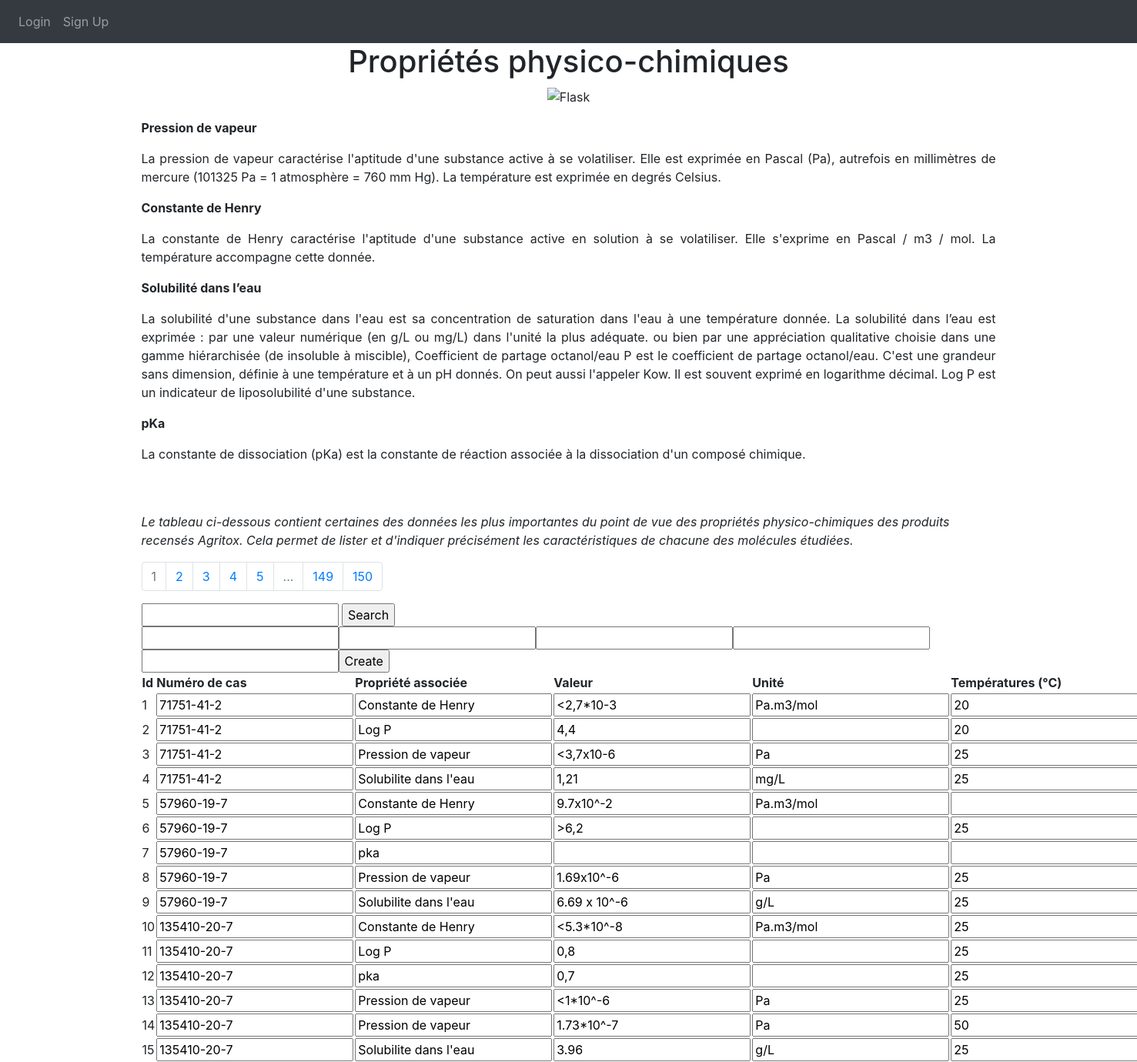
/proprietespc, run on the app's committed database.
### website/models.py (models this page shows)
class Proprietespc(db.Model):
    __tablename__ = 'proprietespc'
    id = db.Column(db.Integer, primary_key=True)
    numcas = db.Column(db.String(150))
    nomsa = db.Column(db.String(150))
    propriete = db.Column(db.String(150))
    valeur = db.Column(db.String(150))
    unite = db.Column(db.String(150))
    temperatures = db.Column(db.String(150))
    PH = db.Column(db.String(150))
    observation = db.Column(db.String(150))

### website/views.py (the view, shortened to what this page needs)
@views.route('/proprietespc', methods=['GET', 'POST'])
def proprietespc():
    DONNEES_PAR_PAGES = 15
    page = request.args.get("page", 1)
    if isinstance(page, str) and page.isdigit():
        page = int(page)
    else:
        page = 1
    proprietespcs = Proprietespc.query.paginate(
        page=page,
        per_page=DONNEES_PAR_PAGES
    )
    return render_template('proprietespc.html', user=current_user, proprietespcs=proprietespcs)

### website/templates/proprietespc.html (shortened to what this page needs)
{% extends "base.html" %} {% block title %}Propriétés PC{% endblock %} {% block content
    %}
    <link rel="stylesheet" href="https://maxcdn.bootstrapcdn.com/bootstrap/4.5.2/css/bootstrap.min.css">
    <h1 align="center">Propriétés physico-chimiques</h1>
    <p align="center">
      <img src="https://upload.wikimedia.org/wikipedia/commons/thumb/3/3c/Flask_logo.svg/langfr-1920px-Flask_logo.svg.png" alt="Flask" width="200" height="100">
  </p>
    <p align="justify"><b>
      Pression de vapeur</b></p>
      <p align="justify">
La pression de vapeur caractérise l'aptitude d'une substance active à se volatiliser. Elle est exprimée en Pascal (Pa), autrefois en millimètres de mercure (101325 Pa = 1 atmosphère = 760 mm Hg). La température est exprimée en degrés Celsius.</p>
<p><b>
Constante de Henry</b></p>
<p align="justify">
La constante de Henry caractérise l'aptitude d'une substance active en solution à se volatiliser. Elle s'exprime en Pascal / m3 / mol. La température accompagne cette donnée.
</p>
<p><b>
Solubilité dans l’eau</b></p>
<p align="justify">
La solubilité d'une substance dans l'eau est sa concentration de saturation dans l'eau à une température donnée. La solubilité dans l’eau est exprimée :
par une valeur numérique (en g/L ou mg/L) dans l'unité la plus adéquate.
ou bien par une appréciation qualitative choisie dans une gamme hiérarchisée (de insoluble à miscible),
Coefficient de partage octanol/eau
P est le coefficient de partage octanol/eau. C'est une grandeur sans dimension, définie à une température et à un pH donnés. On peut aussi l'appeler Kow. Il est souvent exprimé en logarithme décimal.
Log P est un indicateur de liposolubilité d'une substance.
</p>
<p><b>
pKa</b></p>
<p align="justify">
La constante de dissociation (pKa) est la constante de réaction associée à la dissociation d'un composé chimique.
    </p>
    <br/>
    <br/>
    <p align="justify center"><i>Le tableau ci-dessous contient certaines des données les plus importantes du point de vue des propriétés physico-chimiques des produits recensés Agritox. Cela permet de lister et d'indiquer précisément les caractéristiques de chacune des molécules étudiées.</i></p>
    <nav aria-label="research-pagination">
      <ul class="pagination">
          {% for page in proprietespcs.iter_pages() %}
          {% if page %}
          {% if page != proprietespcs.page %}
          <li class="page-item">
              <a class="page-link" href="{{url_for('views.proprietespc',  page=page) }}">{{page}}</a>
          </li>
          {% else %}
          <li class="page-item active disabled">
              <a class="page-link">{{page}} <span class="sr-only">(actuelle)</span></a>
          </li>
          {% endif %}
          {% else %}
          <li class="page-item disabled">
              <a class="page-link">...</a>
          </li>
          {% endif %}
          {% endfor %}
      </ul>
    </nav>
    <form method="post">
      <input type="text" name="searchTerm">
      <input type="submit" value="Search" name="searchForm">
    </form>
    <table id="proprietespc" style="width: 100%;">
        <thead>
          <tr>
            <th>Id</th>
            <th>Numéro de cas</th>
            <th>Propriété associée</th>
            <th>Valeur</th>
            <th>Unité</th>
            <th>Températures (°C)</th>
          </tr>
        </thead>
        <tr>
          <form method="post">
          <input type="text" name="numcas">
          <input type="text" name="propriete">
          <input type="text" name="valeur">
          <input type="text" name="unite">
          <input type="text" name="temperatures">
          <input type="submit" value="Create" name="createForm">
          </form>
        </tr>
      {% for proprietespc in proprietespcs.items %}
        <tbody>
          <tr>
            <form method="post">
              <td><input type="hidden" value="{{ proprietespc.id }}" name="proprietespc_to_update">{{ proprietespc.id }}</td>
              <td><input type="text" value="{{ proprietespc.numcas}}" name="numcas"/></td>
              <td><input type="text" value="{{ proprietespc.propriete}}" name="propriete"/></td>
              <td><input type="text" value="{{ proprietespc.valeur}}" name="valeur"/></td>
              <td><input type="text" value="{{ proprietespc.unite}}" name="unite"/></td>
              <td><input type="text" value="{{ proprietespc.temperatures}}" name="temperatures"/></td>
            </form>
          </tr>
        </tbody>
      {% endfor %}
    </table>
    {% endblock %}

### website/templates/base.html (shortened to what this page needs)
<!DOCTYPE html>
<html>
  <head>
    <link
      rel="stylesheet"
      href="https://stackpath.bootstrapcdn.com/bootstrap/4.4.1/css/bootstrap.min.css"
    />
    <link
      rel="stylesheet"
      href="https://stackpath.bootstrapcdn.com/font-awesome/4.7.0/css/font-awesome.min.css"
    />
  </head>
  <body>
    <nav class="navbar navbar-expand-lg navbar-dark bg-dark">
      <div class="collapse navbar-collapse" id="navbar">
        <div class="navbar-nav">
          {% if user.is_authenticated %}
          <a class="nav-item nav-link" id="home" href="/">Accueil</a>
          <a class="nav-item nav-link" id="logout" href="/logout">Logout</a>
          <a class="nav-item nav-link" id="Notes" href="/notes">Notes</a>
          <a class="nav-item nav-link" id="classement" href="/classement">Classement</a>
          <a class="nav-item nav-link" id="ecotoxicite" href="/ecotoxicite">Ecotoxicité</a>
          <a class="nav-item nav-link" id="proprietespc" href="/proprietespc">Propriétés PC</a>
          {% else %}
          <a class="nav-item nav-link" id="login" href="/login">Login</a>
          <a class="nav-item nav-link" id="signUp" href="/sign-up">Sign Up</a>
          {% endif %}
        </div>
      </div>
    </nav>
    <div class="container">{% block content %} {% endblock %}</div>
  </body>
</html>

### data on the page
Proprietespc: id "1", numcas "71751-41-2", propriete "Constante de Henry", valeur "<2,7*10-3", unite "Pa.m3/mol", temperatures "20"
Proprietespc: id "2", numcas "71751-41-2", propriete "Log P", valeur "4,4", temperatures "20"
Proprietespc: id "3", numcas "71751-41-2", propriete "Pression de vapeur", valeur "<3,7x10-6", unite "Pa", temperatures "25"
Proprietespc: id "4", numcas "71751-41-2", propriete "Solubilite dans l'eau", valeur "1,21", unite "mg/L", temperatures "25"
Proprietespc: id "5", numcas "57960-19-7", propriete "Constante de Henry", valeur "9.7x10^-2", unite "Pa.m3/mol"
Proprietespc: id "6", numcas "57960-19-7", propriete "Log P", valeur ">6,2", temperatures "25"
Proprietespc: id "7", numcas "57960-19-7", propriete "pka"
Proprietespc: id "8", numcas "57960-19-7", propriete "Pression de vapeur", valeur "1.69x10^-6", unite "Pa", temperatures "25"
Proprietespc: id "9", numcas "57960-19-7", propriete "Solubilite dans l'eau", valeur "6.69 x 10^-6", unite "g/L", temperatures "25"
Proprietespc: id "10", numcas "135410-20-7", propriete "Constante de Henry", valeur "<5.3*10^-8", unite "Pa.m3/mol", temperatures "25"
Proprietespc: id "11", numcas "135410-20-7", propriete "Log P", valeur "0,8", temperatures "25"
Proprietespc: id "12", numcas "135410-20-7", propriete "pka", valeur "0,7", temperatures "25"
Proprietespc: id "13", numcas "135410-20-7", propriete "Pression de vapeur", valeur "<1*10^-6", unite "Pa", temperatures "25"
Proprietespc: id "14", numcas "135410-20-7", propriete "Pression de vapeur", valeur "1.73*10^-7", unite "Pa", temperatures "50"
Proprietespc: id "15", numcas "135410-20-7", propriete "Solubilite dans l'eau", valeur "3.96", unite "g/L", temperatures "25"

### other printed values
{{ page }} "1"
{{ page }} "2" "3" "4" "5" "149" "150"
